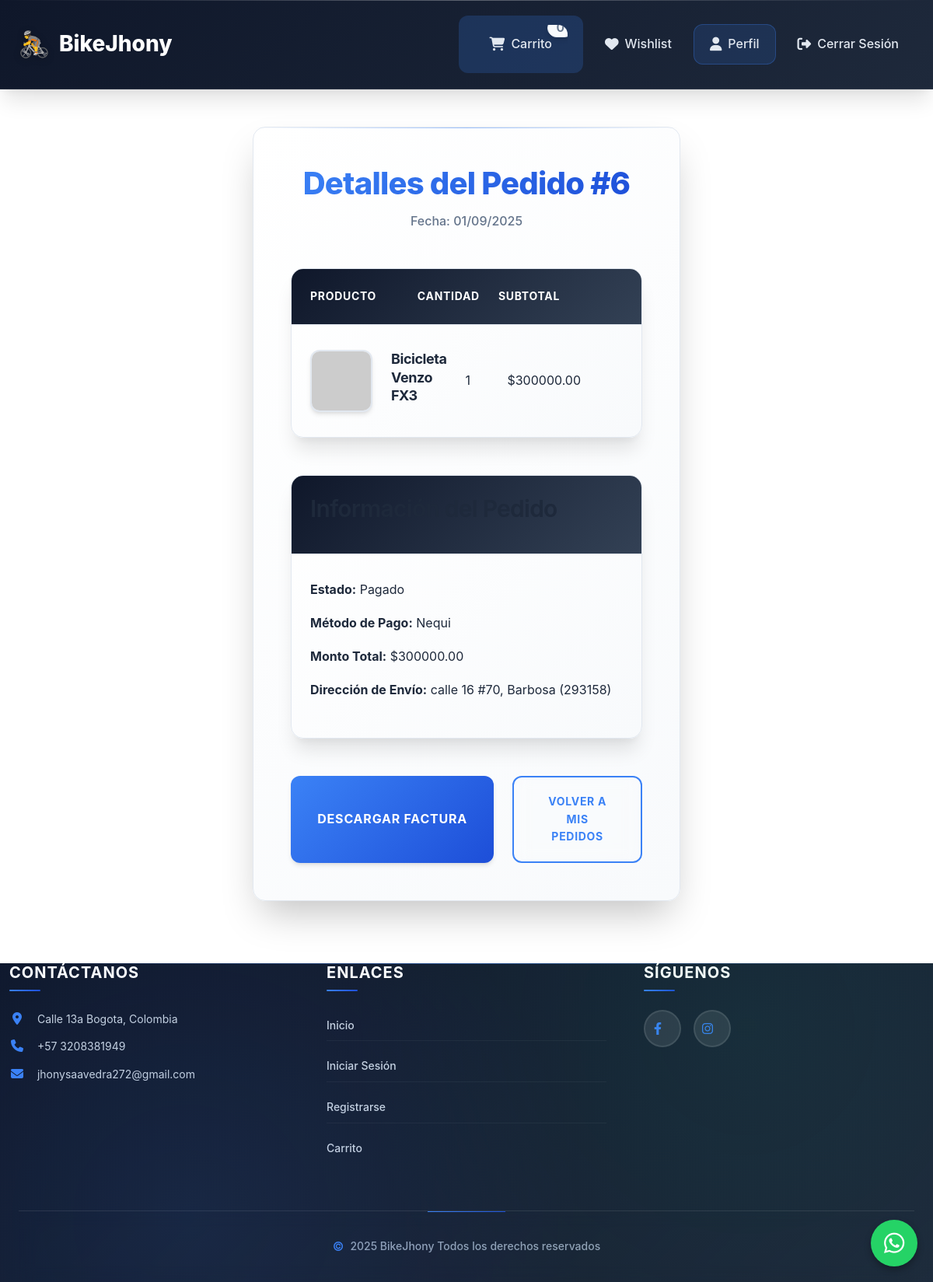
/dashboard/pedido_detalle/6 (signed in), run on the app's committed database.
### models/pedido.py (models this page shows)
class Pedido(db.Model):
    __tablename__ = 'pedidos'
    id = db.Column(db.Integer, primary_key=True)
    usuario_id = db.Column(db.Integer, db.ForeignKey('usuarios.id'))
    direccion_id = db.Column(db.Integer, db.ForeignKey('direcciones.id'))
    monto_total = db.Column(db.Numeric(10, 2), nullable=False)
    metodo_pago = db.Column(db.String(20), nullable=False)
    estado = db.Column(db.String(20), default='pendiente')
    fecha_creacion = db.Column(db.DateTime, default=db.func.current_timestamp())
    usuario = db.relationship('User', backref='pedidos')
    detalles = db.relationship('DetallePedido', back_populates='pedido', lazy=True)
    direccion = db.relationship('Direccion', backref='pedidos')

### models/detalle_pedido.py (models this page shows)
class DetallePedido(db.Model):
    __tablename__ = 'detalles_pedidos'
    id = db.Column(db.Integer, primary_key=True)
    pedido_id = db.Column(db.Integer, db.ForeignKey('pedidos.id'), nullable=False)
    product_id = db.Column(db.Integer, db.ForeignKey('productos.id'), nullable=False)
    cantidad = db.Column(db.Integer, nullable=False)
    precio_unitario = db.Column(db.Float, nullable=False)
    producto = db.relationship('Product', backref='detalles_pedidos')
    pedido = db.relationship('Pedido', back_populates='detalles')

### models/product.py (models this page shows, shortened)
class Product(db.Model):
    __tablename__ = 'productos'
    id = db.Column(db.Integer, primary_key=True)
    nombre = db.Column(db.String(100), nullable=False)
    descripcion = db.Column(db.String(255))
    precio = db.Column(db.Float, nullable=False)
    stock = db.Column(db.Integer, nullable=False)
    url_imagen = db.Column(db.String(255))
    subcategoria_id = db.Column(db.Integer, db.ForeignKey('subcategorias.id'), nullable=False)
    subcategoria = db.relationship('Subcategoria', back_populates='productos')

### models/direccion.py (models this page shows)
class Direccion(db.Model):
    __tablename__ = 'direcciones'
    id = db.Column(db.Integer, primary_key=True)
    usuario_id = db.Column(db.Integer, db.ForeignKey('usuarios.id'))
    calle = db.Column(db.String(100), nullable=False)
    ciudad = db.Column(db.String(100), nullable=False)
    codigo_postal = db.Column(db.String(20))
    fecha_creacion = db.Column(db.DateTime, default=db.func.current_timestamp())

### routes/dashboard.py (the view)
@dashboard_bp.route('/pedido_detalle/<int:pedido_id>')
@login_required
def pedido_detalle(pedido_id):
    pedido = Pedido.query.get_or_404(pedido_id)
    if current_user.rol == 'cliente' and pedido.usuario_id != current_user.id:
        flash('Acceso denegado', 'danger')
        return redirect(url_for('dashboard.client_dashboard'))
    return render_template('pedido_detalle.html', pedido=pedido)

### app.py (called while the page is built)
@login_manager.user_loader
def load_user(user_id):
    return db.session.get(User, int(user_id))

### templates/pedido_detalle.html (shortened to what this page needs)
{% extends 'base.html' %}
{% block content %}
<div class="form-container">
    <div class="form-header">
        <h2 class="form-title">Detalles del Pedido #{{ pedido.id }}</h2>
        <p class="form-subtitle">Fecha: {{ pedido.fecha_creacion.strftime('%d/%m/%Y') }}</p>
    </div>
    <div class="cart-table">
        <div class="cart-table-header">
            <div class="cart-table-header-row">
                <span>Producto</span>
                <span>Cantidad</span>
                <span>Subtotal</span>
            </div>
        </div>
        {% if pedido.detalles %}
            {% for detalle in pedido.detalles %}
                <div class="cart-item">
                    <div class="cart-item-row">
                        <div class="cart-item-product">
                            {% if detalle.producto.url_imagen %}
                                <img src="{{ detalle.producto.url_imagen }}" alt="{{ detalle.producto.nombre }}" class="cart-item-image">
                            {% else %}
                                <img src="{{ url_for('static', filename='images/placeholder.jpg') }}" alt="Placeholder" class="cart-item-image">
                            {% endif %}
                            <div class="cart-item-info">
                                <h4>{{ detalle.producto.nombre }}</h4>
                            </div>
                        </div>
                        <div>{{ detalle.cantidad }}</div>
                        <div>${{ "%.2f"|format(detalle.precio_unitario * detalle.cantidad) }}</div>
                    </div>
                </div>
            {% endfor %}
        {% else %}
            <div class="empty-cart">
                <i class="fas fa-exclamation-circle empty-cart-icon"></i>
                <h3>No hay detalles disponibles</h3>
            </div>
        {% endif %}
    </div>
    <div class="cart-table">
        <div class="cart-table-header">
            <h3>Información del Pedido</h3>
        </div>
        <div class="cart-item">
            <p><strong>Estado:</strong> {{ pedido.estado|title }}</p>
            <p><strong>Método de Pago:</strong> {{ pedido.metodo_pago|title }}</p>
            <p><strong>Monto Total:</strong> ${{ "%.2f"|format(pedido.monto_total) }}</p>
            {% if pedido.direccion %}
                <p><strong>Dirección de Envío:</strong> {{ pedido.direccion.calle }}, {{ pedido.direccion.ciudad }} {% if pedido.direccion.codigo_postal %}({{ pedido.direccion.codigo_postal }}){% endif %}</p>
            {% else %}
                <p><strong>Dirección de Envío:</strong> No disponible</p>
            {% endif %}
        </div>
    </div>
    {% if pedido.estado == 'pagado' %}
        <div class="cart-actions">
            <a href="{{ url_for('cart.descargar_factura', pedido_id=pedido.id) }}" class="btn btn-primary checkout-btn">Descargar Factura</a>
            <a href="{{ url_for('dashboard.mis_pedidos') }}" class="continue-shopping">Volver a Mis Pedidos</a>
        </div>
    {% else %}
        <div class="cart-actions">
            <a href="{{ url_for('dashboard.mis_pedidos') }}" class="continue-shopping">Volver a Mis Pedidos</a>
        </div>
    {% endif %}
</div>
{% endblock %}

### static/css/main.css (style rules this page uses)
:root { --primary-color: #3b82f6; --primary-hover: #2563eb; --primary-light: #dbeafe; --secondary-color: #64748b; --secondary-hover: #475569; --success-color: #10b981; --success-light: #d1fae5; --danger-color: #ef4444; --danger-light: #fee2e2; --warning-color: #f59e0b; --warning-light: #fef3c7; --dark-color: #0f172a; --light-color: #f8fafc; --background-color: #ffffff; --surface-color: #f1f5f9; --border-color: #e2e8f0; --border-hover: #cbd5e1; --text-color: #1e293b; --text-muted: #64748b; --text-light: #94a3b8; --shadow-sm: 0 1px 2px 0 rgba(0, 0, 0, 0.05); --shadow: 0 4px 6px -1px rgba(0, 0, 0, 0.1), 0 2px 4px -1px rgba(0, 0, 0, 0.06); --shadow-md: 0 10px 15px -3px rgba(0, 0, 0, 0.1), 0 4px 6px -2px rgba(0, 0, 0, 0.05); --shadow-lg: 0 20px 25px -5px rgba(0, 0, 0, 0.1), 0 10px 10px -5px rgba(0, 0, 0, 0.04); --shadow-xl: 0 25px 50px -12px rgba(0, 0, 0, 0.25); --border-radius: 12px; --border-radius-sm: 8px; --border-radius-lg: 16px; --border-radius-xl: 24px; --transition: all 0.3s cubic-bezier(0.4, 0, 0.2, 1); --transition-fast: all 0.15s cubic-bezier(0.4, 0, 0.2, 1); --gradient-primary: linear-gradient(135deg, #3b82f6 0%, #1d4ed8 100%); --gradient-secondary: linear-gradient(135deg, #64748b 0%, #475569 100%); --gradient-surface: linear-gradient(135deg, #ffffff 0%, #f8fafc 100%); --gradient-dark: linear-gradient(135deg, #0f172a 0%, #1e293b 100%); }
* { margin: 0; padding: 0; box-sizing: border-box; }
*::before, *::after { box-sizing: border-box; }
body { font-family: "Inter", -apple-system, BlinkMacSystemFont, "Segoe UI", Roboto, "Helvetica Neue", Arial, sans-serif; line-height: 1.6; color: var(--text-color); background: var(--background-color); font-feature-settings: "kern" 1, "liga" 1; -webkit-font-smoothing: antialiased; -moz-osx-font-smoothing: grayscale; scroll-behavior: smooth; }
h1, h2, h3, h4, h5, h6 { font-weight: 700; line-height: 1.2; margin-bottom: 1rem; color: var(--text-color); letter-spacing: -0.025em; }
h2 { font-size: 2.25rem; font-weight: 700; }
h3 { font-size: 1.875rem; font-weight: 600; }
h4 { font-size: 1.5rem; font-weight: 600; }
p { margin-bottom: 1rem; line-height: 1.7; }
a { color: var(--primary-color); text-decoration: none; transition: var(--transition); position: relative; }
.btn { display: inline-flex; align-items: center; justify-content: center; padding: 0.875rem 1.75rem; font-size: 0.875rem; font-weight: 600; border-radius: var(--border-radius); border: none; cursor: pointer; transition: var(--transition); text-decoration: none; gap: 0.5rem; position: relative; overflow: hidden; white-space: nowrap; user-select: none; transform: translateY(0); }
.btn::before { content: ""; position: absolute; top: 0; left: -100%; width: 100%; height: 100%; background: linear-gradient(90deg, transparent, rgba(255, 255, 255, 0.2), transparent); transition: left 0.5s; }
.btn-primary { background: var(--gradient-primary); color: white; box-shadow: var(--shadow); }

### static/css/forms.css (style rules this page uses)
.form-container { max-width: 550px; margin: 3rem auto; padding: 3rem; background: var(--gradient-surface); border-radius: var(--border-radius-lg); box-shadow: var(--shadow-xl); border: 1px solid var(--border-color); position: relative; backdrop-filter: blur(20px); animation: fadeInUp 0.6s ease-out; }
.form-container::before { content: ""; position: absolute; top: 0; left: 0; right: 0; height: 1px; background: linear-gradient(90deg, transparent, rgba(59, 130, 246, 0.5), transparent); }
.form-header { text-align: center; margin-bottom: 3rem; position: relative; }
.form-title { font-size: 2.5rem; font-weight: 800; background: var(--gradient-primary); -webkit-background-clip: text; -webkit-text-fill-color: transparent; background-clip: text; margin-bottom: 0.75rem; letter-spacing: -0.02em; }
.form-subtitle { color: var(--text-muted); font-size: 1rem; font-weight: 500; line-height: 1.6; }

### static/css/styles.css (style rules this page uses)
.btn-primary { background: var(--gradient-primary); border: 2px solid transparent; color: white; font-weight: 600; text-transform: uppercase; letter-spacing: 0.05em; box-shadow: var(--shadow); position: relative; overflow: hidden; }
.btn-primary::before { content: ""; position: absolute; top: 0; left: -100%; width: 100%; height: 100%; background: linear-gradient(90deg, transparent, rgba(255, 255, 255, 0.3), transparent); transition: left 0.5s; }

### data on the page
Pedido: id "6", fecha_creacion "01/09/2025", estado "Pagado", metodo_pago "Nequi", monto_total "300000.00"
DetallePedido: producto.nombre "Bicicleta Venzo FX3", cantidad "1", detalle.precio_unitario*detalle.cantidad "300000.00"
Direccion: direccion.calle "calle 16 #70", direccion.ciudad "Barbosa", direccion.codigo_postal "293158"
